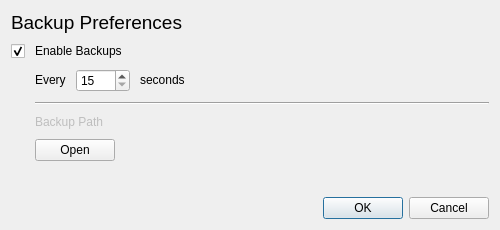
<?xml version="1.0" encoding="UTF-8"?>
<ui version="4.0">
 <class>BackupDialog</class>
 <widget class="QDialog" name="BackupDialog">
  <property name="geometry">
   <rect>
    <x>0</x>
    <y>0</y>
    <width>500</width>
    <height>230</height>
   </rect>
  </property>
  <property name="sizePolicy">
   <sizepolicy hsizetype="Expanding" vsizetype="Fixed">
    <horstretch>0</horstretch>
    <verstretch>0</verstretch>
   </sizepolicy>
  </property>
  <property name="windowTitle">
   <string>Backup Preferences</string>
  </property>
  <layout class="QVBoxLayout" name="verticalLayout">
   <property name="spacing">
    <number>10</number>
   </property>
   <property name="sizeConstraint">
    <enum>QLayout::SetDefaultConstraint</enum>
   </property>
   <item>
    <widget class="QLabel" name="titleLabel">
     <property name="sizePolicy">
      <sizepolicy hsizetype="Preferred" vsizetype="Fixed">
       <horstretch>0</horstretch>
       <verstretch>0</verstretch>
      </sizepolicy>
     </property>
     <property name="font">
      <font>
       <pointsize>14</pointsize>
      </font>
     </property>
     <property name="text">
      <string>Backup Preferences</string>
     </property>
    </widget>
   </item>
   <item>
    <layout class="QFormLayout" name="formLayout">
     <property name="sizeConstraint">
      <enum>QLayout::SetNoConstraint</enum>
     </property>
     <item row="0" column="0">
      <widget class="QCheckBox" name="checkBox">
       <property name="text">
        <string/>
       </property>
       <property name="checked">
        <bool>true</bool>
       </property>
      </widget>
     </item>
     <item row="0" column="1">
      <widget class="QLabel" name="enableBackupLabel">
       <property name="sizePolicy">
        <sizepolicy hsizetype="Preferred" vsizetype="Fixed">
         <horstretch>0</horstretch>
         <verstretch>0</verstretch>
        </sizepolicy>
       </property>
       <property name="text">
        <string>Enable Backups</string>
       </property>
      </widget>
     </item>
     <item row="1" column="1">
      <layout class="QHBoxLayout" name="horizontalLayout_3">
       <item>
        <widget class="QLabel" name="prefixSpinBoxLabel">
         <property name="sizePolicy">
          <sizepolicy hsizetype="Fixed" vsizetype="Fixed">
           <horstretch>0</horstretch>
           <verstretch>0</verstretch>
          </sizepolicy>
         </property>
         <property name="text">
          <string>Every</string>
         </property>
        </widget>
       </item>
       <item>
        <widget class="QSpinBox" name="spinBox">
         <property name="sizePolicy">
          <sizepolicy hsizetype="Fixed" vsizetype="Fixed">
           <horstretch>0</horstretch>
           <verstretch>0</verstretch>
          </sizepolicy>
         </property>
         <property name="frame">
          <bool>true</bool>
         </property>
         <property name="buttonSymbols">
          <enum>QAbstractSpinBox::UpDownArrows</enum>
         </property>
         <property name="correctionMode">
          <enum>QAbstractSpinBox::CorrectToNearestValue</enum>
         </property>
         <property name="minimum">
          <number>15</number>
         </property>
         <property name="maximum">
          <number>3600</number>
         </property>
         <property name="singleStep">
          <number>5</number>
         </property>
        </widget>
       </item>
       <item>
        <widget class="QLabel" name="suffixSpinBoxLabel">
         <property name="sizePolicy">
          <sizepolicy hsizetype="Preferred" vsizetype="Fixed">
           <horstretch>0</horstretch>
           <verstretch>0</verstretch>
          </sizepolicy>
         </property>
         <property name="text">
          <string>seconds</string>
         </property>
        </widget>
       </item>
      </layout>
     </item>
     <item row="2" column="1">
      <widget class="QFrame" name="frame">
       <property name="sizePolicy">
        <sizepolicy hsizetype="Expanding" vsizetype="Fixed">
         <horstretch>0</horstretch>
         <verstretch>0</verstretch>
        </sizepolicy>
       </property>
       <property name="frameShape">
        <enum>QFrame::HLine</enum>
       </property>
       <property name="frameShadow">
        <enum>QFrame::Sunken</enum>
       </property>
      </widget>
     </item>
     <item row="3" column="1">
      <layout class="QHBoxLayout" name="horizontalLayout">
       <item>
        <widget class="QLabel" name="backupPathLabel">
         <property name="enabled">
          <bool>false</bool>
         </property>
         <property name="sizePolicy">
          <sizepolicy hsizetype="Expanding" vsizetype="Fixed">
           <horstretch>0</horstretch>
           <verstretch>0</verstretch>
          </sizepolicy>
         </property>
         <property name="text">
          <string notr="true">Backup Path</string>
         </property>
        </widget>
       </item>
      </layout>
     </item>
     <item row="4" column="1">
      <widget class="QPushButton" name="openButton">
       <property name="sizePolicy">
        <sizepolicy hsizetype="Fixed" vsizetype="Fixed">
         <horstretch>0</horstretch>
         <verstretch>0</verstretch>
        </sizepolicy>
       </property>
       <property name="text">
        <string>Open</string>
       </property>
      </widget>
     </item>
    </layout>
   </item>
   <item>
    <widget class="QDialogButtonBox" name="buttonBox">
     <property name="orientation">
      <enum>Qt::Horizontal</enum>
     </property>
     <property name="standardButtons">
      <set>QDialogButtonBox::Cancel|QDialogButtonBox::Ok</set>
     </property>
    </widget>
   </item>
  </layout>
 </widget>
 <resources/>
 <connections>
  <connection>
   <sender>buttonBox</sender>
   <signal>accepted()</signal>
   <receiver>BackupDialog</receiver>
   <slot>accept()</slot>
   <hints>
    <hint type="sourcelabel">
     <x>248</x>
     <y>254</y>
    </hint>
    <hint type="destinationlabel">
     <x>157</x>
     <y>274</y>
    </hint>
   </hints>
  </connection>
  <connection>
   <sender>buttonBox</sender>
   <signal>rejected()</signal>
   <receiver>BackupDialog</receiver>
   <slot>reject()</slot>
   <hints>
    <hint type="sourcelabel">
     <x>316</x>
     <y>260</y>
    </hint>
    <hint type="destinationlabel">
     <x>286</x>
     <y>274</y>
    </hint>
   </hints>
  </connection>
  <connection>
   <sender>checkBox</sender>
   <signal>toggled(bool)</signal>
   <receiver>prefixSpinBoxLabel</receiver>
   <slot>setEnabled(bool)</slot>
   <hints>
    <hint type="sourcelabel">
     <x>20</x>
     <y>53</y>
    </hint>
    <hint type="destinationlabel">
     <x>58</x>
     <y>86</y>
    </hint>
   </hints>
  </connection>
  <connection>
   <sender>checkBox</sender>
   <signal>toggled(bool)</signal>
   <receiver>spinBox</receiver>
   <slot>setEnabled(bool)</slot>
   <hints>
    <hint type="sourcelabel">
     <x>20</x>
     <y>53</y>
    </hint>
    <hint type="destinationlabel">
     <x>107</x>
     <y>86</y>
    </hint>
   </hints>
  </connection>
  <connection>
   <sender>checkBox</sender>
   <signal>toggled(bool)</signal>
   <receiver>suffixSpinBoxLabel</receiver>
   <slot>setEnabled(bool)</slot>
   <hints>
    <hint type="sourcelabel">
     <x>20</x>
     <y>53</y>
    </hint>
    <hint type="destinationlabel">
     <x>164</x>
     <y>86</y>
    </hint>
   </hints>
  </connection>
 </connections>
</ui>
